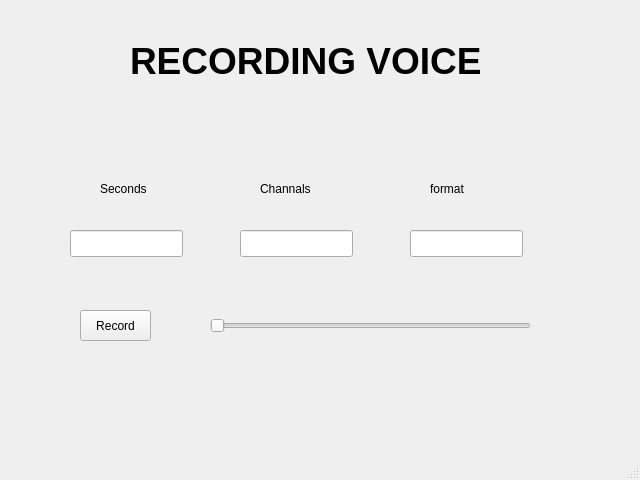
<?xml version="1.0" encoding="UTF-8"?>
<ui version="4.0">
 <class>MainWindow</class>
 <widget class="QMainWindow" name="MainWindow">
  <property name="geometry">
   <rect>
    <x>0</x>
    <y>0</y>
    <width>640</width>
    <height>480</height>
   </rect>
  </property>
  <property name="font">
   <font>
    <strikeout>false</strikeout>
    <stylestrategy>PreferDefault</stylestrategy>
    <kerning>true</kerning>
   </font>
  </property>
  <property name="mouseTracking">
   <bool>false</bool>
  </property>
  <property name="windowTitle">
   <string>MainWindow</string>
  </property>
  <widget class="QWidget" name="centralwidget">
   <widget class="QLabel" name="label">
    <property name="geometry">
     <rect>
      <x>100</x>
      <y>180</y>
      <width>67</width>
      <height>17</height>
     </rect>
    </property>
    <property name="text">
     <string>Seconds</string>
    </property>
   </widget>
   <widget class="QLabel" name="label_2">
    <property name="geometry">
     <rect>
      <x>260</x>
      <y>180</y>
      <width>67</width>
      <height>17</height>
     </rect>
    </property>
    <property name="text">
     <string>Channals</string>
    </property>
   </widget>
   <widget class="QLabel" name="label_3">
    <property name="geometry">
     <rect>
      <x>430</x>
      <y>180</y>
      <width>67</width>
      <height>17</height>
     </rect>
    </property>
    <property name="text">
     <string>format</string>
    </property>
   </widget>
   <widget class="QLineEdit" name="lineEdit">
    <property name="geometry">
     <rect>
      <x>70</x>
      <y>230</y>
      <width>113</width>
      <height>27</height>
     </rect>
    </property>
   </widget>
   <widget class="QLineEdit" name="lineEdit_2">
    <property name="geometry">
     <rect>
      <x>240</x>
      <y>230</y>
      <width>113</width>
      <height>27</height>
     </rect>
    </property>
   </widget>
   <widget class="QLineEdit" name="lineEdit_3">
    <property name="geometry">
     <rect>
      <x>410</x>
      <y>230</y>
      <width>113</width>
      <height>27</height>
     </rect>
    </property>
   </widget>
   <widget class="QPushButton" name="pushButton">
    <property name="geometry">
     <rect>
      <x>80</x>
      <y>310</y>
      <width>71</width>
      <height>31</height>
     </rect>
    </property>
    <property name="text">
     <string>Record</string>
    </property>
   </widget>
   <widget class="QSlider" name="horizontalSlider">
    <property name="geometry">
     <rect>
      <x>210</x>
      <y>310</y>
      <width>321</width>
      <height>31</height>
     </rect>
    </property>
    <property name="orientation">
     <enum>Qt::Horizontal</enum>
    </property>
   </widget>
   <widget class="QLabel" name="label_4">
    <property name="geometry">
     <rect>
      <x>130</x>
      <y>30</y>
      <width>351</width>
      <height>61</height>
     </rect>
    </property>
    <property name="font">
     <font>
      <pointsize>28</pointsize>
      <weight>75</weight>
      <bold>true</bold>
     </font>
    </property>
    <property name="text">
     <string>RECORDING VOICE</string>
    </property>
   </widget>
  </widget>
  <widget class="QMenuBar" name="menubar">
   <property name="geometry">
    <rect>
     <x>0</x>
     <y>0</y>
     <width>640</width>
     <height>25</height>
    </rect>
   </property>
  </widget>
  <widget class="QStatusBar" name="statusbar"/>
 </widget>
 <resources/>
 <connections/>
</ui>
